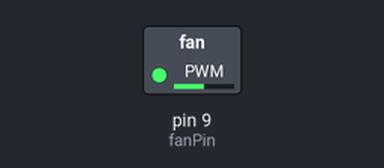
Simulated run of this sketch. Board: Arduino Uno, built with avr-gcc and run on an emulated ATmega328P. Shown: switched loads named in the sketch (green lamp = pin HIGH).

Above: at 0.05 s.
At 10.0 s:
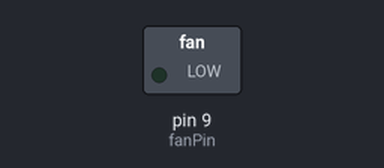
Timing chart, 0 to 13.0 s (numbered marks = the images above):
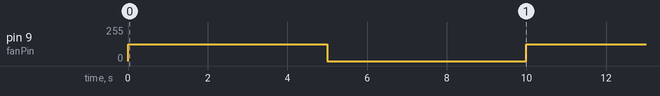

Measured:
- by itself, pin 9 (fanPin): alternates 127/255 for 5.0 s and 0/255 for 5.0 s

The sketch:

Fan-Arduino.ino
```cpp
const int fanPin = 9;  // PWM-enabled pin

void setup() {
  // Set the fan control pin as an output
  pinMode(fanPin, OUTPUT);
}

void loop() {
  // Control fan speed using PWM (values between 0 and 255)

  // Set fan speed to 50% (127 out of 255)
  analogWrite(fanPin, 127);
  delay(5000);  // Run for 5 seconds

  // Set fan speed to 0% (off)
  analogWrite(fanPin, 0);
  delay(5000);  // Fan off for 5 seconds
}
```
